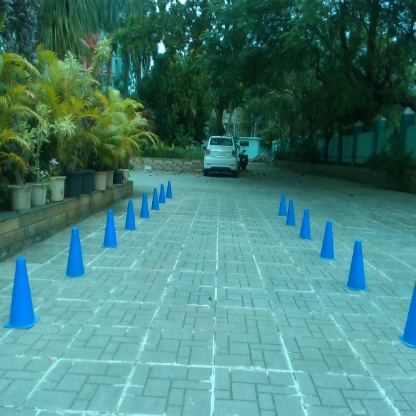
#> input picture keypoint/frame0.jpg, 416 x 416 px
$ python new.py
#> lines starting #> are read from the running program, lines starting #| are printed output that depends on the picture; after the words box and inside, x2 and y2 are one past the last pixel; in counts of white or black regions, pixels touching at a corner belong together
import cv2
import numpy as np
img = cv2.imread('frame0.jpg')
#> img is the input picture: shape (416, 416, 3); mean B, G, R 119.8, 127.7, 70.5
cv2.imshow("before",img)
a = [[[
                      [[
                            399,
                            284,
                            415,
                            347 ] ],
                        [[157,
                            182,
                            167,
                            204]],
                     [[     284,
                            197,
                            298,
                            227]],
                        [[317,
                            218,
                            338,
                            260]],
                    [[
                            138,
                            191,
                            152,
                            220
                        ]],
                        [[
                            150,
                            186,
                            161,
                            211
                        ]
                    ],
                    [
                        [
                            62,
                            223,
                            88,
                            279
                        ]
                    ],
                    [
                        [
                            277,
                            191,
                            288,
                            216
                        ]
                    ],
                    [
                        [
                            343,
                            234,
                            371,
                            292
                        ]
                    ],
                    [
                        [
                            165,
                            179,
                            174,
                            199
                        ]
                    ],
                    [
                        [
                            297,
                            206,
                            314,
                            239
                        ]
                    ],
                    [

                        [
                            122,
                            197,
                            139,
                            231
                        ]
                    ],
                    [[99,
                        207,
                        121,
                        248]],
                        [[4,
                        252,
                        40,
                        330 ]]

]]]
print(a)
b =len(a[0][0])
top = []
bottom= []
coor=[]
for i in range(b):
    x_bottom = a[0][0][i][0][0]+a[0][0][i][0][2]
    y_botom = a[0][0][i][0][1]+a[0][0][i][0][3]
    top.append([a[0][0][i][0][0],a[0][0][i][0][1]])
    bottom.append([x_bottom,y_botom])
    coor.append([[a[0][0][i][0][0],a[0][0][i][0][1]],[x_bottom,y_botom]])


x = np.zeros(img.shape[:2], dtype="uint8")
for i in range(len(coor)):
    x= cv2.rectangle(x,(a[0][0][i][0][0],a[0][0][i][0][1]),(a[0][0][i][0][2],a[0][0][i][0][3]),(255,255,255),-1)
    # x = cv2.rectangle(img,(a[0][0][i][0][0],a[0][0][i][0][1]),(a[0][0][i][0][2],a[0][0][i][0][3]),(0,0,0),1)
    masked = cv2.bitwise_and(img, img, mask=x)
#> this loop made 14 passes
#> pass 1, `masked = cv2.bitwise_and(img, img, mask=x)`:
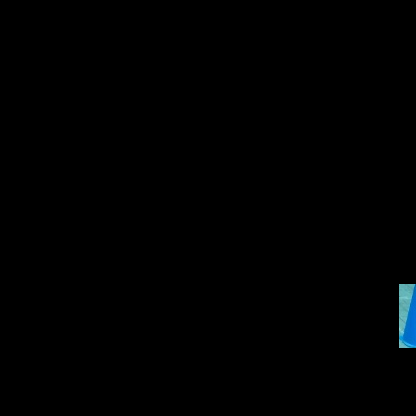
#> masked: shape (416, 416, 3); mean B, G, R 1.2, 0.9, 0.3
#> after the loop:
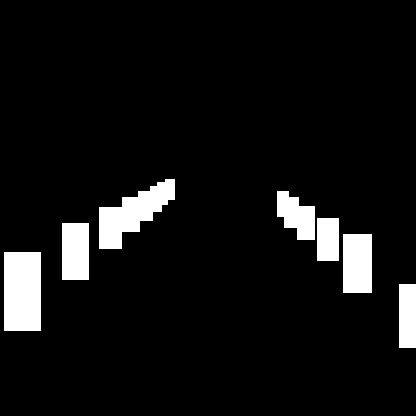
#> x: shape (416, 416); 6.9% white; 7 white regions, largest, box (x1, y1, x2, y2) and area: (4, 252, 41, 331) 2923, (99, 179, 175, 249) 2561, (343, 234, 372, 293) 1711


cv2.imshow("window",masked)
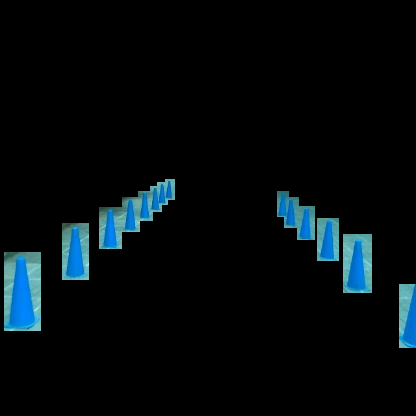
#> window 'window': shape (416, 416, 3); mean B, G, R 12.9, 10.2, 3.9
# cv2.imwrite("./masked.jpg", masked)

cv2.waitKey(0)
cv2.destroyAllWindows()

$ run again, with keypoint/20210220_175625-001.jpg copied over keypoint/frame0.jpg
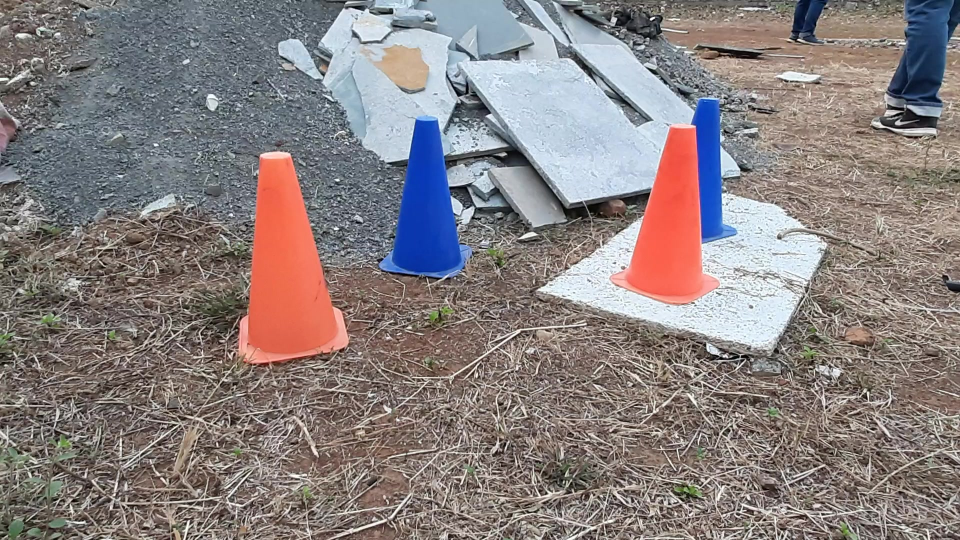
#> input picture keypoint/20210220_175625-001.jpg, 1920 x 1080 px (shown at 1/2 size)
#> img is the input picture: shape (1080, 1920, 3); mean B, G, R 127.1, 127.5, 136.3
#> after the loop `for i in range(len(coor)):`:
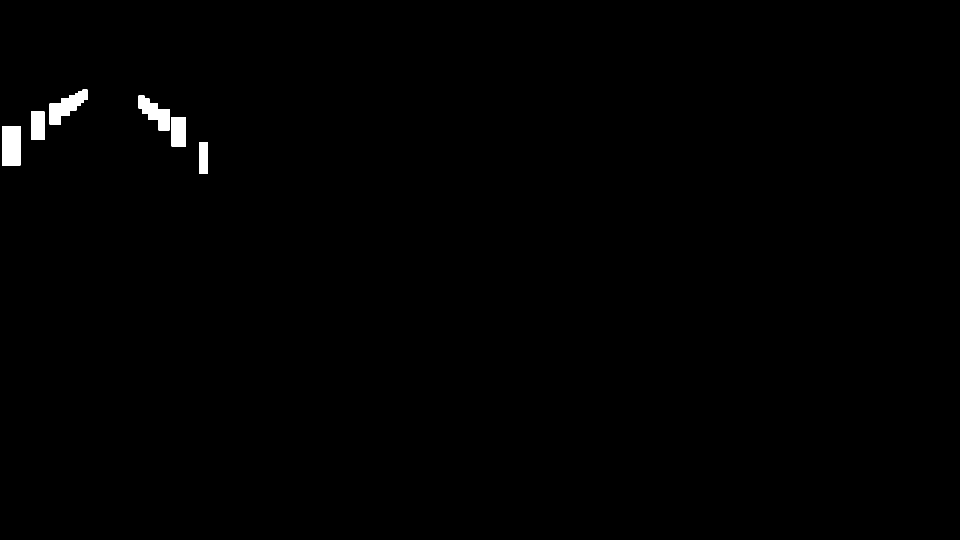
#> x: shape (1080, 1920) (shown at 1/2 size); 0.58% white; 7 white regions, largest, box (x1, y1, x2, y2) and area: (4, 252, 41, 331) 2923, (99, 179, 175, 249) 2561, (343, 234, 372, 293) 1711
#> `cv2.imshow("window",masked)`:
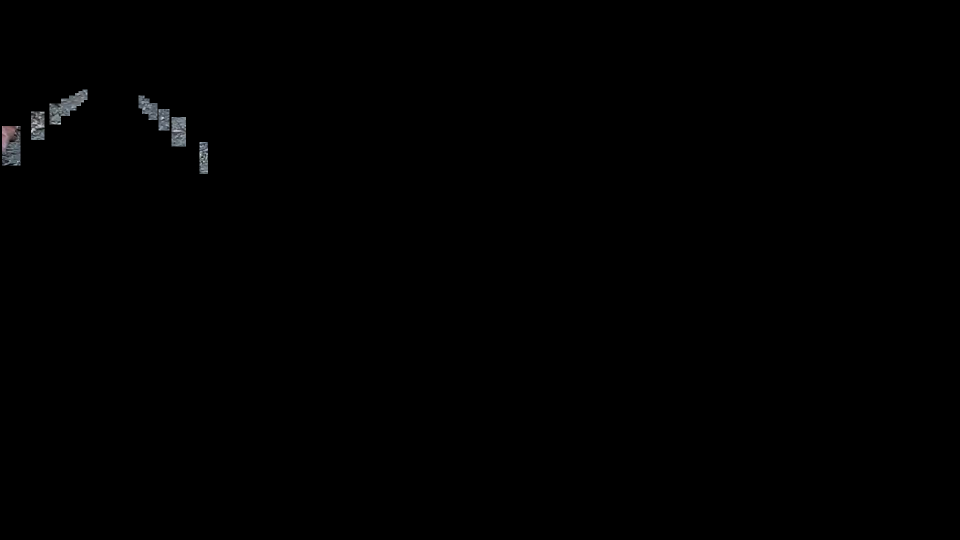
#> window 'window': shape (1080, 1920, 3) (shown at 1/2 size); mean B, G, R 0.7, 0.6, 0.6

$ run again, with keypoint/Capture.JPG copied over keypoint/frame0.jpg
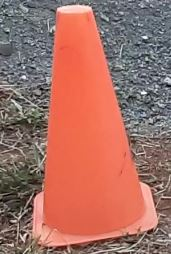
#> input picture keypoint/Capture.JPG, 171 x 254 px
#> img is the input picture: shape (254, 171, 3); mean B, G, R 100.1, 110.9, 164.7
#> after the loop `for i in range(len(coor)):`:
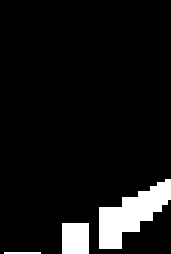
#> x: shape (254, 171); 7.8% white; 3 white regions, box (x1, y1, x2, y2) and area: (99, 179, 171, 249) 2477, (62, 223, 89, 254) 837, (4, 252, 41, 254) 74
#> `cv2.imshow("window",masked)`:
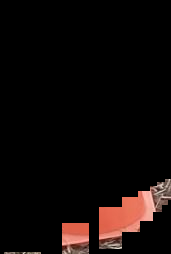
#> window 'window': shape (254, 171, 3); mean B, G, R 7.6, 8.9, 15.4
